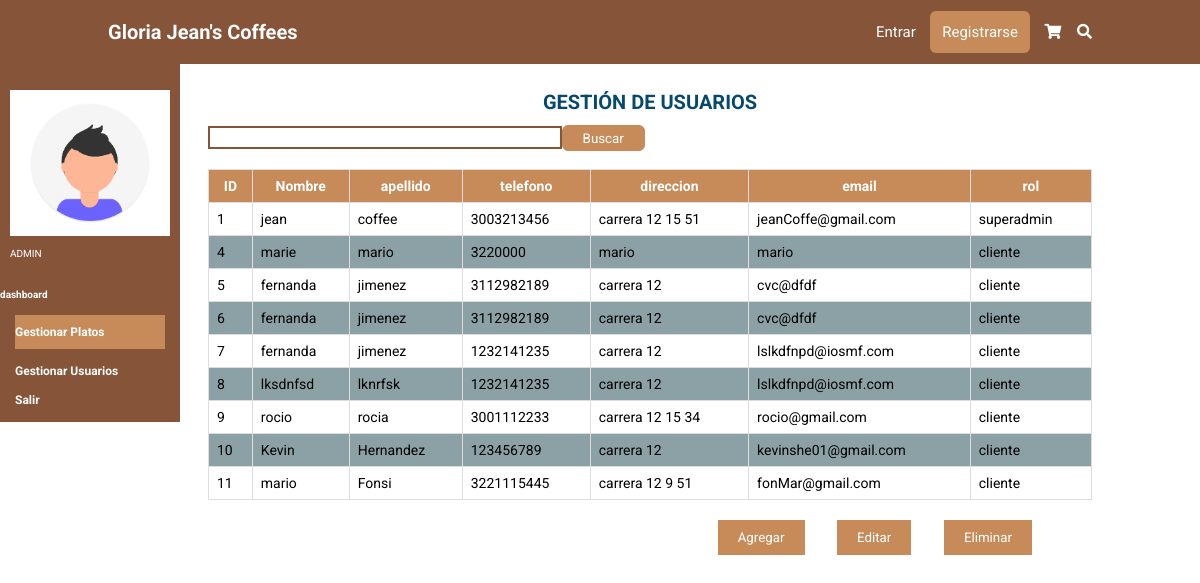
Page /dashboard/usuarios/ on the earlier database version.
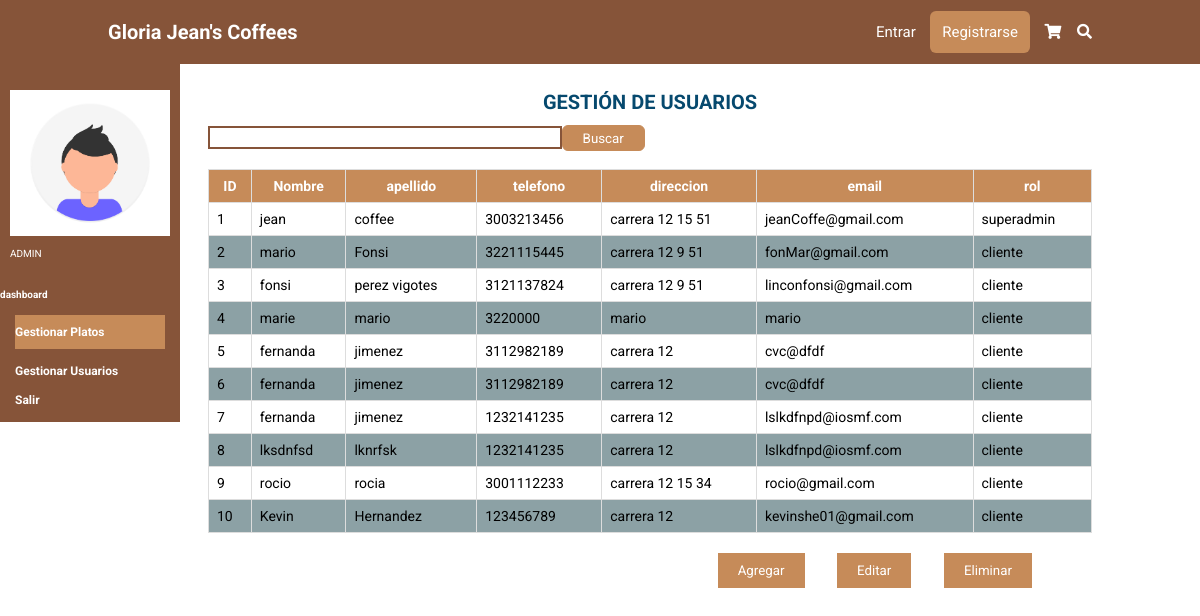
Same page on the later database version.
### tables this page shows
CREATE TABLE usuario (id_usuario INTEGER PRIMARY KEY AUTOINCREMENT NOT NULL UNIQUE, nombre STRING (100) NOT NULL, apellido STRING (100) NOT NULL, telefono INTEGER NOT NULL, direccion STRING (50) NOT NULL, email STRING (100) NOT NULL, user STRING (50) NOT NULL UNIQUE, contraseña STRING (100) NOT NULL, rol STRING (20) NOT NULL DEFAULT cliente, estado CHAR (1) DEFAULT A NOT NULL);

### app.py (the view, shortened to what this page needs)
@app.route('/dashboard/usuarios/', methods=['GET', 'POST'])
def usuarios():
    form = search()
    if request.method == 'GET':
        sql = f'SELECT *FROM usuario'
        res = seleccion(sql)
    return render_template('usuarios.html', form=form, titulo='dashboard', res=res)

### forms.py
class search(FlaskForm):
    seh = TextField('Buscar')

### conexion.py (called while the page is built)
def seleccion(sql) -> list:
    try:
        with sqlite3.connect(URL_DB) as con:
            cur = con.cursor()
            res = cur.execute(sql).fetchall()
    except Exception:
        res = None
    return res

### templates/usuarios.html
{% extends 'base.html' %}
{% block cuerpo %}
    <section class="Gplatos">
        <div class="aside">
            <div class="user">
                <img src="{{ url_for('static',filename='img/foto.png')}}" class="fotico-dashboard" alt="" >
                <p class="rol">ADMIN</p>
            </div>
            <div class="plataforma">
                <h4>dashboard</h4>
            </div>
             <nav class="navbar-aside">
              <a href='/dashboard/platos/' class="dashboard-platos">Gestionar Platos</a>
              <a href='/dashboard/usuarios/' class="dashboard-usuarios">Gestionar Usuarios</a>
              <a href='/salir'>Salir</a>
            </nav>
        </div>
        <div class="tabla">
          <h1 class="text-title">GESTI&Oacute;N DE USUARIOS</h1><br>
          <form name='fbuscarD' id='fbuscarD' action='' method='POST'>
            <div class="buscar-plato">
              {{ form.seh(class="buscar") }}
              <input type="submit" class="btn_buscar" value="Buscar">
            </div>
          </form>
              <table>
                  <tr>
                    <th>ID</th>
                    <th>Nombre</th>
                    <th>apellido</th>
                    <th>telefono</th>
                    <th>direccion</th>
                    <th>email</th>
                    <th>rol</th>
                  </tr>
                  {% for i in res %}
                  <tr>
                    <td>{{ i[0] }}</td>
                    <td>{{ i[1] }}</td>
                    <td>{{ i[2] }}</td>
                    <td>{{ i[3] }}</td>
                    <td>{{ i[4] }}</td>
                    <td>{{ i[5] }}</td>
                    <td>{{ i[8] }}</td>
                  </tr>
                  {% endfor%}
                </table>
                <div class="botones">
                  <input type="submit" value="Agregar" href='/dashboard/platos/agregar_plato/'>
                  <input type="submit" value="Editar" href='/dashboard/platos/editar_plato/'>
                  <input type="submit" value="Eliminar">
              </div>
          </div>
    </section>
{% endblock %}

### templates/base.html (shortened to what this page needs)
<!DOCTYPE html>
<html lang="es">
  <head>
    <link rel="stylesheet" href="{{ url_for('static',filename='css/style.css')}}"/>
    <link
      rel="stylesheet"
      href="https://cdnjs.cloudflare.com/ajax/libs/font-awesome/5.15.4/css/all.min.css"
    />
</head>
    <body>
        <header>
            <a href="/home" class="logo">Gloria Jean's Coffees</a>
            <nav class="navbar">
                {% if 'user' in session %}
                <a href='/favoritos'>Favoritos</a>
                <a href='/perfil'>{{ session['user'] }}</a>
                {% else %}
                <a href='/login'>Entrar</a>
                <a href='/sign_in' id="principal">Registrarse</a>
                {% endif %}
                <a href='/shopping_car' id="carrito"><i class="fas fa-shopping-cart"></i> </a>
                <a href="/buscar" id="buscar"><i class="fas fa-search"></i> </a>
            </nav>
        </header>
        <div >
           {% block cuerpo %}{% endblock %}
        </div>
    </body>
</html>

### static/css/style.css (style rules this page uses)
:root { --marron: #865439; --marronclaro: #c68b59; }
* { border: 0; box-sizing: border-box; font-family: "Roboto", sans-serif; padding: 0; margin: 0; transition: all 0.2s linear; text-decoration: none; list-style: none; outline: none; }
html { font-size: 62.5%; overflow-x: hidden; scroll-behavior: smooth; scroll-padding-top: 6rem; }
section { padding: 2rem 9%; }
header { background-color: var(--marron); position: fixed; left: 0; right: 0; top: 0; display: flex; justify-content: space-between; align-items: center; padding: 2rem 9%; z-index: 1000; }
header .logo { color: #ffffff; font-size: 2rem; font-weight: bolder; }
header .navbar a { color: #ffffff; font-size: 1.5rem; margin-left: 1.2rem; }
header .navbar #principal { background: var(--marronclaro); padding: 1.2rem; border-radius: 6px; }
.buscar { margin-top: 1px; color: black; border: 2px solid var(--marron); width: 40%; margin-bottom: 2rem; padding: .2rem; }
.text-title, .text-title-profile { margin-top: 5rem; font-size: 20px; color: #06496E; display: flex; justify-content: center; }
.Gplatos { padding: 2rem 0%; top:40px; color: #ffffff; display: flex; align-items: center; }
.tabla { padding: 2rem 9%; width: 100%; margin-left: 100px; }
.aside { background-color:var(--marron); width: 18rem; max-height:120vh; position: fixed; top: 60px; }
.user { padding:3rem 1rem; margin: auto; width:100%; }
.fotico-dashboard { width: 100%; margin-bottom: 1rem; }
.navbar-aside a { display: block; color: #ffffff; margin: 1.5rem; font-size: 1.2rem; font-weight: bolder; }
table { font-family: arial, sans-serif; border-collapse: collapse; width: 100%; margin-bottom: 2rem; }
td, th { border: 1px solid #dddddd; text-align: left; padding: 8px; }
td { font-size: 14px; color: #000; }
th { background-color: var(--marronclaro); text-align: center; font-size: 14px; }
tr:nth-child(odd) { background-color: #8CA1A5; }
.botones { position: absolute; right:138px; }
.botones input[type="submit"] { background: var(--marronclaro); color: #ffffff; padding: 1rem 2rem; margin-right: 3rem; cursor: pointer; }
.buscar-plato { display: flex; }
.btn_buscar { background-color: var(--marronclaro); padding: .2rem 2rem; height:26px; color: #ffffff; border: 1px solid var(--marronclaro); border-radius: .6rem; cursor: pointer; }
.dashboard-platos { background: var(--marronclaro); padding: 1rem 0; }

Differences in the rows shown:
removed usuario: id_usuario "11", nombre "mario", apellido "Fonsi", telefono "3221115445", direccion "carrera 12 9 51", email "fonMar@gmail.com", rol "cliente"
added usuario: id_usuario "2", nombre "mario", apellido "Fonsi", telefono "3221115445", direccion "carrera 12 9 51", email "fonMar@gmail.com", rol "cliente"
added usuario: id_usuario "3", nombre "fonsi", apellido "perez vigotes", telefono "3121137824", direccion "carrera 12 9 51", email "linconfonsi@gmail.com", rol "cliente"
